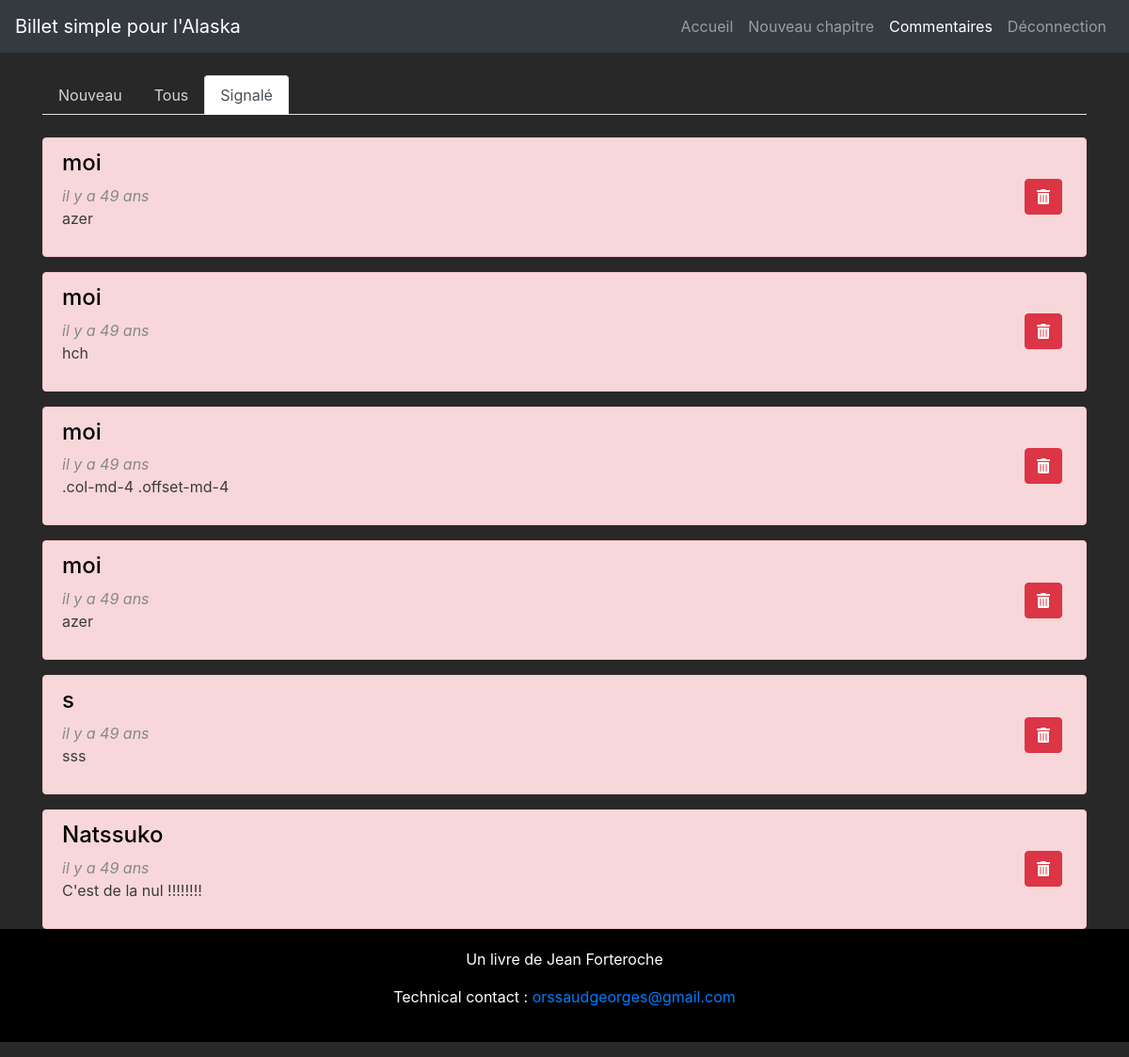
/index.php?action=allComments&p=2 (signed in), run on an earlier commit of the app's database.
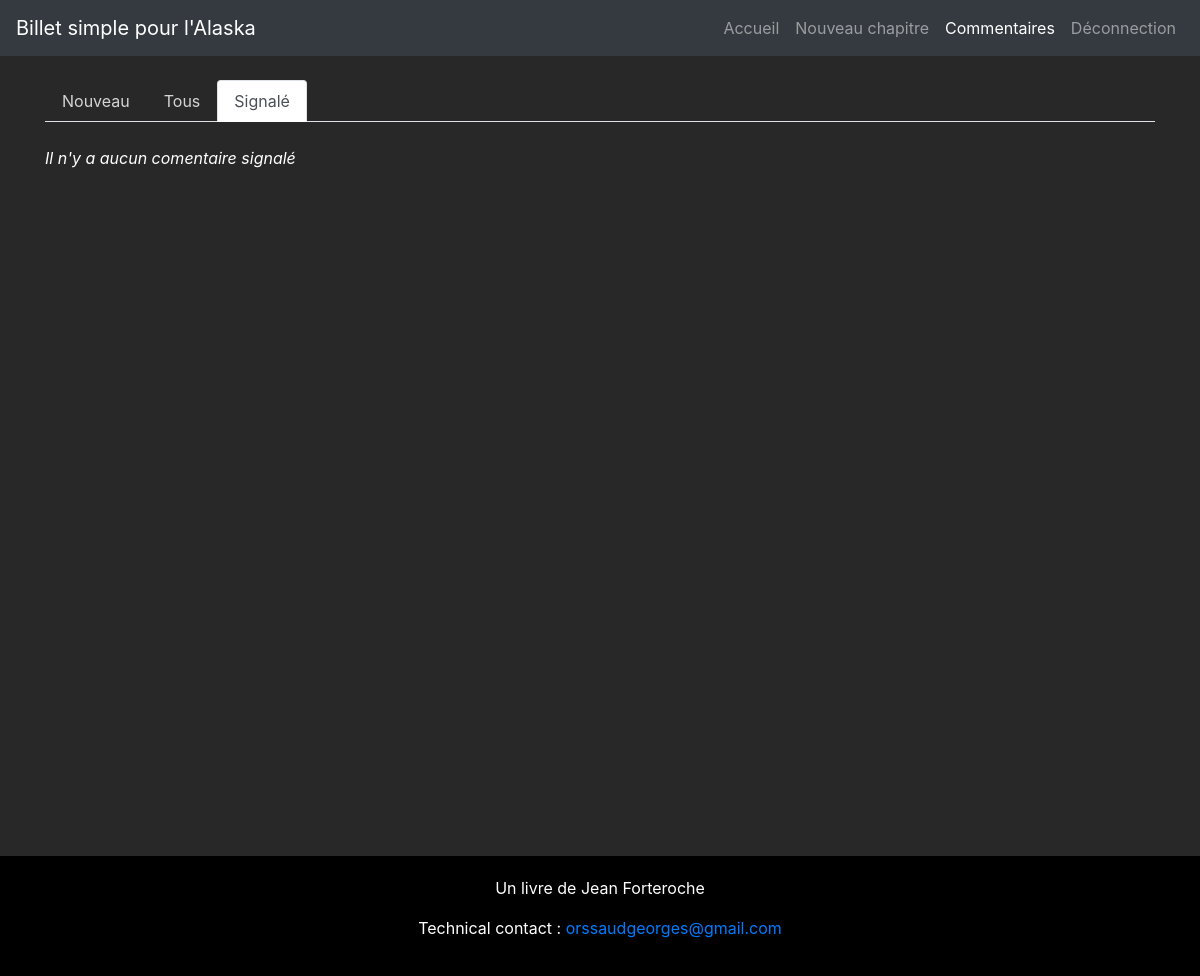
And on a later commit of the database.
### tables this page shows
CREATE TABLE `comments` (
  `id` int(11) NOT NULL,
  `post_id` int(11) NOT NULL,
  `author` varchar(255) NOT NULL,
  `comment` text NOT NULL,
  `comment_date` int(11) NOT NULL,
  `reported` int(11) NOT NULL,
  `by_author` tinyint(1) NOT NULL DEFAULT '0',
  `reply` int(11) DEFAULT NULL
);

### controller/controller.php (called while the page is built, shortened)
<?php
require_once('model/dataBase.php');
require_once('model/commentsManager.php');
require_once('lib/relativeTime.php');
function getReportedComments()
{
	$time = new \projet8\time();
	$p = 2;
	$commentsManager = new \projet8\commentsManager();
	$posts = $commentsManager->getReportedComments();
	require('view/commentsView.php');
}

### model/dataBase.php (called while the page is built, shortened)
<?php
class  dataBase{
	private $pdo;
	public function  __construct(){
		require('var/var.php');
		$this->db_name = $db_name;
		$this->db_user = $db_user;
		$this->db_pass = $db_pass;
		$this->db_host = $db_host;
		if($this->pdo === null){
			$pdo = new PDO('mysql:host='.$this->db_host.';dbname='.$this->db_name.';charset=utf8', $this->db_user, $this->db_pass);
			$this->pdo = $pdo;
		}
	}
	public function query($statement){
		$req = $this->pdo->query($statement);
		$data = $req->fetchAll(PDO::FETCH_OBJ);
		return $data;
	}
}

### model/commentsManager.php (called while the page is built, shortened)
<?php
class commentsManager extends \projet8\dataBase
{
	public function getReportedComments(){
		$posts = $this->query('SELECT *
						FROM comments
						WHERE reported >= 1
						ORDER BY reported DESC');
		return $posts;
	}
}

### lib/relativeTime.php (called while the page is built, shortened)
<?php
class time{
	 function relativetime($comment_date){
	 	                $sub = time() - $comment_date;
                if($sub < 3600){
                   if($sub < 60){
                    return 'maintenant';
                   }elseif($sub < 120){
                    return 'il y a 1 minute';
                   }else{
                    return 'il y a ' . round($sub/60) . ' minutes';
                   }
                }elseif($sub < 82800){
                    if($sub < 7200){
                        return 'il y a 1 heure';
                    }else{
                        return 'il y a ' . round($sub/3600) . ' heures';
                    }
                }elseif($sub < 518400){
                    if($sub < 172800){
                        return 'il y a 1 jour';
                    }else{
                        return 'il y a ' . round($sub/86400) . ' jours';
                    }
                }elseif($sub < 28886400){
                    if($sub < 3628800){
                        return 'il y a 1 mois';
                    }else{
                        return 'il y a ' . round($sub/2563200) . ' mois';
                    }
                }else{
                    if($sub < 47174400){
                        return 'il y a 1 an';
                    }else{
                        return 'il y a ' . round($sub/31449600) . ' ans';
                    }
                }
            }
}

### view/commentsView.php (the view, shortened to what this page needs)
<?php $title = "Billet simple pour l'Alaska";
$classLog = "";
$classHome = "";
$classChapter = "";
$classComment = "active";
?>
<div class="container">
	<br>
	<div>
		<ul class="nav nav-tabs">
			<li class="nav-item">
				<a class="light-grey nav-link <?php if($p == 0){echo('active');} ?>" id="new" href="./index.php?action=allComments&amp;p=0">Nouveau</a>
			</li>
			<li class="nav-item">
				<a class="light-grey nav-link <?php if($p == 1){echo('active');} ?>"  id="all" href="./index.php?action=allComments&amp;p=1">Tous</a>
			</li>
			<li class="nav-item">
				<a class="light-grey nav-link <?php if($p == 2){echo('active');} ?>" id="reported" href="./index.php?action=allComments&amp;p=2">Signalé</a>
			</li>
		</ul>
		<br>
		<?php
		if(empty($posts)){
		if($p == 0){
						echo("<em> Il n'y a aucun nouveau comentaire </em>");
		}elseif($p == 1){
							echo("<em> Il n'y a aucun comentaire </em>");
		}else{
			echo("<em> Il n'y a aucun comentaire signalé</em>");
		}
		}else{
		foreach ($posts as $post){
		?>
		<a class="text-decoration" href="./index.php?action=post&amp;id=<?= $post->post_id ?>#<?= $post->id ?>">
			<div class="alert <?php
										if($p == 0){
										echo("alert-light");
									}elseif($p == 1){
											echo("alert-light");
									}else{
										echo("alert-danger");
									}
				?>">
				<h4 class="black"> <?= htmlspecialchars($post->author); ?></h4>
				<em class="grey"> <?= $time->relativeTime($post->comment_date) ?></em>
				<p class="dark-grey allCommentP"> <?= htmlspecialchars($post->comment); ?></p>
				<form action="index.php?action=deleteComment&amp;id=<?= $post->id ?>&amp;p=<?= $p ?>" method="post">
					<button type="submit" class="btn-right-trash btn btn-danger" title="Supprimer ce message"><i class="fas fa-trash-alt"></i></button>
				</form>
			</div>
		</a>
		<?php
			}
		}
		?>
	</div>
</div>
<?php $content = ob_get_clean(); ?>
<?php require('view/template/template.php'); ?>

### index.php (shortened to what this page needs)
<?php
require('controller/controller.php');
try{
	if (isset($_GET['action'])) {
	    if ($_GET['action'] == 'listPosts') {
	    	if (isset($_SESSION['id']) && isset($_SESSION['account'])){
				logged();
			}
			else{
				listPosts();
			}
	    }
	    else if ($_GET['action'] == 'password'){
			password();
		}else if ($_GET['action'] == 'recovery'){
			recovery();
		}else if ($_GET['action'] == 'newPassword'){
			if (isset($_POST['email']) && isset($_POST['key']) && isset($_POST['password']) && isset($_POST['confirmPassword'])){
				newPassword($_POST['email'], $_POST['key'], $_POST['password'], $_POST['confirmPassword']);
			}else{
				recovery();
			}
		}
	    elseif ($_GET['action'] == 'login'){
		    if (isset($_POST['password']) && isset($_POST['account'])){
				connect($_POST['account'], $_POST['password']);
			}else{
				login();
			}
		}
		elseif ($_GET['action'] == 'disconect'){
			destroySession();
		}
		elseif ($_GET['action'] == 'reported') {
	         report($_GET['id'], $_POST['idComment']);
	    }
	    elseif ($_GET['action'] == 'allComments'){
			if (isset($_SESSION['id']) && isset($_SESSION['account'])){
				if (isset($_GET['p'])){
					if ($_GET['p'] == 1){
						getAllComments();
					}elseif($_GET['p'] == 2){
						getReportedComments();
					}else{
						getNewComments();
					}
				}
					else{
						getNewComments();
					}
			}
			else{
				listPosts();
			}
		}
		else{
			listPosts();
		}
	}
	else {
			listPosts();
	}
}
catch(Exception $e){
	require('view/errorView.php');
}

### view/template/template.php (shortened to what this page needs)
<!DOCTYPE html>
<html>
  <head>
    <link rel="stylesheet" href="https://stackpath.bootstrapcdn.com/bootstrap/4.1.3/css/bootstrap.min.css">
    <link rel="stylesheet" href="https://use.fontawesome.com/releases/v5.3.1/css/all.css">
    <link href="./public/css/style.css" rel="stylesheet" type="text/css" />
  </head>
  <body>
    <?php require('nav.php'); ?>
    <?= $content ?>
    <footer>
      <p>Un livre de Jean Forteroche</p>
      <p>Technical contact : <a href="mailto:orssaudgeorges@gmail.com">
      orssaudgeorges@gmail.com</a></p>
    </footer>
  </body>
</html>

### view/template/nav.php (shortened to what this page needs)
<nav id="nav"class="navbar navbar-expand-sm bg-dark navbar-dark ">
  <a class="navbar-brand" href="./index.php">Billet simple pour l'Alaska</a>
  <ul class="navbar-nav  ml-auto">
    <li class="menu nav-item"> <a class="nav-link  <?= $classHome ?>" href="./index.php">Accueil</a> </li>
    <?php   if (isset($_SESSION['id']) && isset($_SESSION['account'])){ ?>
    <li class="menu nav-item"> <a class="nav-link <?= $classChapter ?>" href="./index.php?action=newChapter">Nouveau chapitre</a> </li>
    <li class="menu nav-item"> <a class="nav-link <?= $classComment ?>" href="./index.php?action=allComments">Commentaires
    </a> </li>
    <li class="menu nav-item"> <a class="nav-link <?= $classLog ?>" href="./index.php?action=disconect">Déconnection</a> </li>
    <?php }
    else{  ?>
    <li class="menu nav-item"> <a class="nav-link <?= $classLog ?>" href="./index.php?action=login">Connexion</a> </li>
    <?php } ?>
  </ul>
</nav>

### public/css/style.css (style rules this page uses)
body, html { height: 100%; margin: 0; background-color: #282828; color: white; }
.light-grey { color: hsl(0, 0%, 83.3%); }
#nav { z-index: 2; }
.container { min-height: 100%; }
footer { background-color: black; position: absolute; text-align: center; width: 100%; padding-top: 20px; padding: 20px; }
.grey { color: hsl(0, 0%, 53.3%); }
.black { color: black; }
.dark-grey { color: hsl(0, 0%, 23.3%); }
.btn-right-trash { position: absolute; right: 0; top: 50%; transform: translateY(-50%); margin-right: 25px; }
.allCommentP { margin-right: 70px; }

What changed in the data, as far as the page shows it:
removed comments: author "moi", comment_date "il y a 49 ans", comment "azer"
removed comments: author "moi", comment_date "il y a 49 ans", comment "hch"
removed comments: author "moi", comment_date "il y a 49 ans", comment ".col-md-4 .offset-md-4"
removed comments: author "moi", comment_date "il y a 49 ans", comment "azer"
removed comments: author "s", comment_date "il y a 49 ans", comment "sss"
removed comments: author "Natssuko", comment_date "il y a 49 ans", comment "C'est de la nul !!!!!!!!"
Also different on the page:
text now shown: "Il n'y a aucun comentaire signalé"
